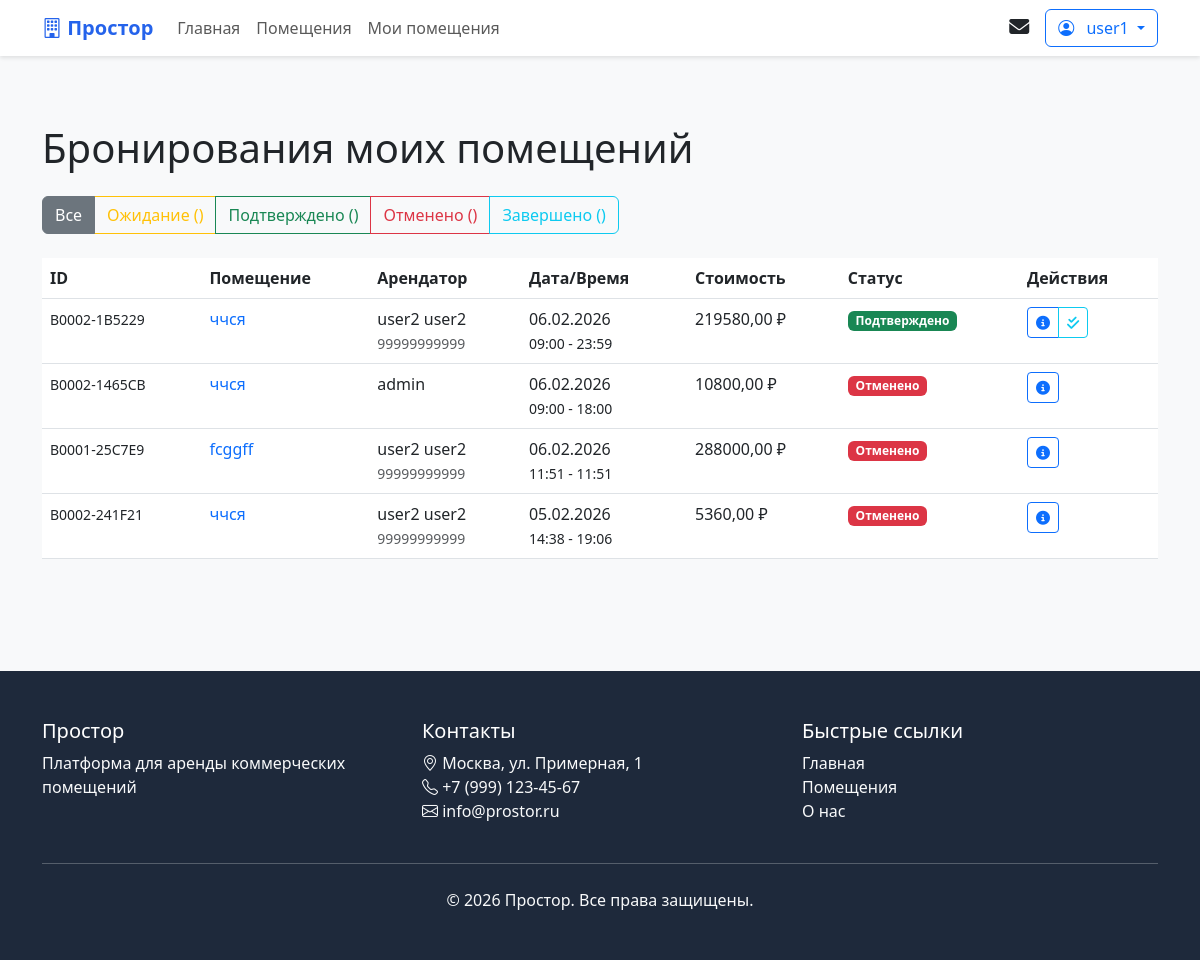
The page /landlord/bookings/ (signed in) on the database as committed earlier.
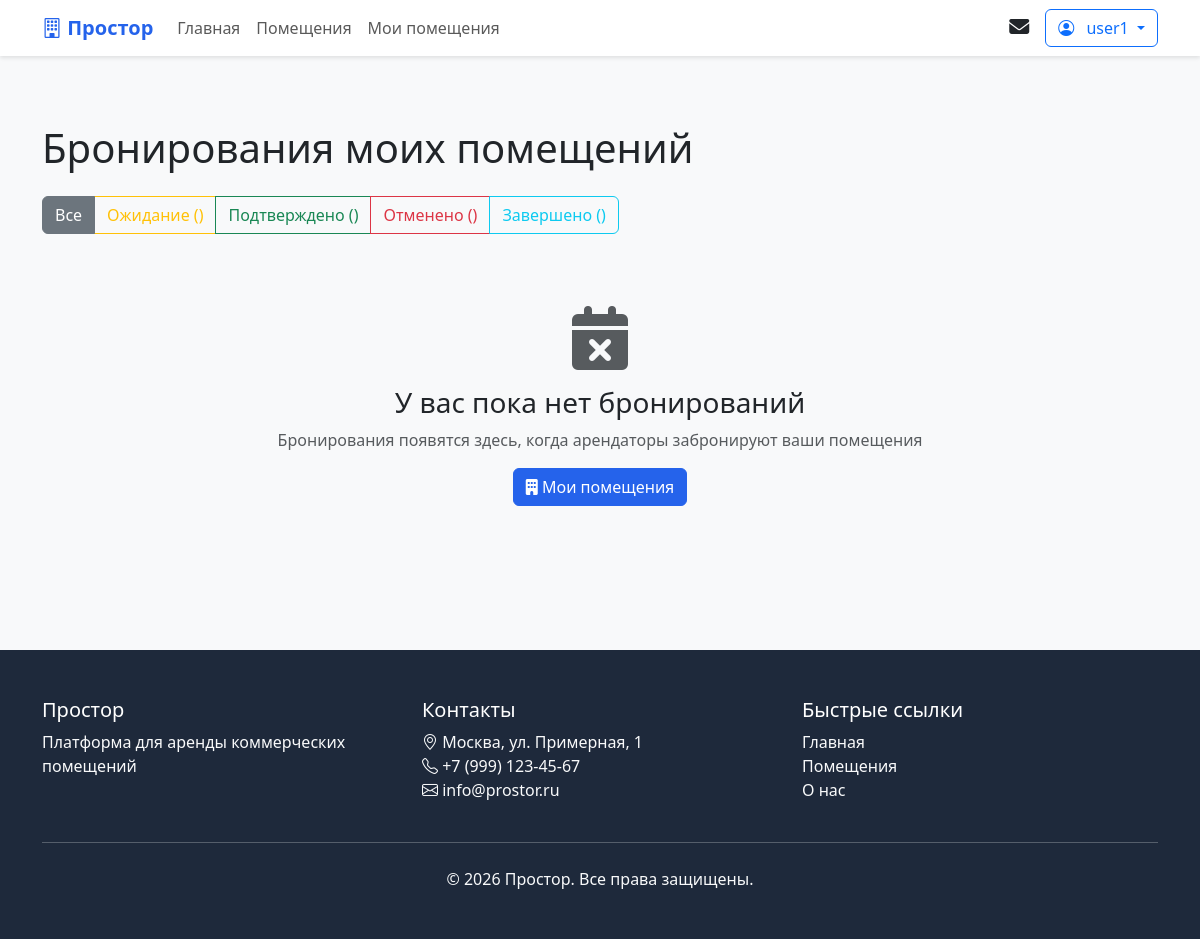
The same page on the database as committed later.
### core/models.py (models this page shows, shortened)
class Booking(models.Model):
    STATUS_CHOICES = [
        ('pending', 'Ожидание'),
        ('confirmed', 'Подтверждено'),
        ('cancelled', 'Отменено'),
        ('completed', 'Завершено'),
    ]
    booking_id = models.CharField(
        max_length=20,
        unique=True,
        verbose_name='ID бронирования'
    )
    property = models.ForeignKey(
        Property,
        on_delete=models.CASCADE,
        related_name='bookings',
        verbose_name='Помещение'
    )
    tenant = models.ForeignKey(
        User,
        on_delete=models.CASCADE,
        related_name='bookings_as_tenant',
        verbose_name='Арендатор'
    )
    start_datetime = models.DateTimeField(
        verbose_name='Начало бронирования'
    )
    end_datetime = models.DateTimeField(
        verbose_name='Окончание бронирования'
    )
    guests = models.PositiveIntegerField(
        default=1,
        verbose_name='Количество гостей'
    )
    special_requests = models.TextField(
        blank=True,
        null=True,
        verbose_name='Особые пожелания'
    )
    total_price = models.DecimalField(
        max_digits=10,
        decimal_places=2,
        default=0.00,
        verbose_name='Итоговая стоимость'
    )
    status = models.CharField(
        max_length=20,
        choices=STATUS_CHOICES,
        default='pending',
        verbose_name='Статус'
    )
    created_at = models.DateTimeField(
        auto_now_add=True,
        verbose_name='Дата создания'
    )
    updated_at = models.DateTimeField(
        auto_now=True,
        verbose_name='Дата обновления'
    )
    class Meta:
        verbose_name = 'Бронирование'
        verbose_name_plural = 'Бронирования'
        ordering = ['-created_at']

class Property(models.Model):
    PROPERTY_TYPE_CHOICES = [
        ('office', 'Офис'),
        ('conference', 'Конференц-зал'),
        ('coworking', 'Коворкинг'),
        ('shop', 'Торговая площадь'),
        ('warehouse', 'Склад'),
        ('studio', 'Студия'),
        ('other', 'Другое'),
    ]
    STATUS_CHOICES = [
        ('draft', 'Черновик'),
        ('pending', 'На модерации'),
        ('active', 'Активно'),
        ('inactive', 'Неактивно'),
    ]
    landlord = models.ForeignKey(
        User,
        on_delete=models.CASCADE,
        related_name='properties',
        verbose_name='Владелец'
    )
    title = models.CharField(
        max_length=200,
        verbose_name='Название'
    )
    slug = models.SlugField(
        unique=True,
        verbose_name='Slug'
    )
    description = models.TextField(
        verbose_name='Описание'
    )
    property_type = models.CharField(
        max_length=20,
        choices=PROPERTY_TYPE_CHOICES,
        default='office',
        verbose_name='Тип помещения'
    )
    category = models.ForeignKey(
        Category,
        on_delete=models.SET_NULL,
        null=True,
        blank=True,
        related_name='properties',
        verbose_name='Категория'
    )
    city = models.CharField(
        max_length=100,
        default='Москва',
        verbose_name='Город'
    )
    address = models.CharField(
        max_length=200,
        default='Не указан',
        verbose_name='Адрес'
    )
    latitude = models.FloatField(
        null=True,
        blank=True,
        verbose_name='Широта'
    )
    longitude = models.FloatField(
        null=True,
        blank=True,
        verbose_name='Долгота'
    )
    price_per_hour = models.DecimalField(
        max_digits=10,
        decimal_places=2,
        default=1000.00,
        verbose_name='Цена за час'
    )
    price_per_day = models.DecimalField(
        max_digits=10,
        decimal_places=2,
        null=True,
        blank=True,
        verbose_name='Цена за день'
    )
    price_per_week = models.DecimalField(
        max_digits=10,
        decimal_places=2,
        null=True,
        blank=True,
        verbose_name='Цена за неделю'
    )
    price_per_month = models.DecimalField(
        max_digits=10,
        decimal_places=2,
        null=True,
        blank=True,
        verbose_name='Цена за месяц'
    )
    capacity = models.PositiveIntegerField(
        default=1,
        verbose_name='Вместимость'
    )
    area = models.DecimalField(
        max_digits=8,
        decimal_places=2,
        default=10.00,
        verbose_name='Площадь (м²)'
    )
    floor = models.IntegerField(
        null=True,
        blank=True,
        verbose_name='Этаж'
    )
    amenities = models.ManyToManyField(
        Amenity,
        blank=True,
        related_name='properties',
        verbose_name='Удобства'
    )
    is_featured = models.BooleanField(
        default=False,
        verbose_name='Рекомендуемое'
    )
    status = models.CharField(
        max_length=20,
        choices=STATUS_CHOICES,
        default='draft',
        verbose_name='Статус'
    )
    views_count = models.PositiveIntegerField(
        default=0,
        verbose_name='Количество просмотров'
    )
    created_at = models.DateTimeField(
        auto_now_add=True,
        verbose_name='Дата создания'
    )
    updated_at = models.DateTimeField(
        auto_now=True,
        verbose_name='Дата обновления'
    )
    class Meta:
        verbose_name = 'Помещение'
        verbose_name_plural = 'Помещения'
        ordering = ['-created_at']

class User(AbstractUser):
    USER_TYPE_CHOICES = [
        ('tenant', 'Арендатор'),
        ('landlord', 'Арендодатель'),
        ('admin', 'Администратор'),
    ]
    user_type = models.CharField(
        max_length=20,
        choices=USER_TYPE_CHOICES,
        default='tenant',
        verbose_name='Тип пользователя'
    )
    avatar = models.ImageField(
        upload_to='avatars/',
        null=True,
        blank=True,
        verbose_name='Аватар'
    )
    phone = models.CharField(
        max_length=20,
        blank=True,
        null=True,
        verbose_name='Телефон'
    )
    company_name = models.CharField(
        max_length=100,
        blank=True,
        null=True,
        verbose_name='Название компании'
    )
    email_verified = models.BooleanField(
        default=False,
        verbose_name='Email подтвержден'
    )
    phone_verified = models.BooleanField(
        default=False,
        verbose_name='Телефон подтвержден'
    )
    class Meta:
        verbose_name = 'Пользователь'
        verbose_name_plural = 'Пользователи'
    def get_full_name_or_username(self):
        if self.first_name and self.last_name:
            return f"{self.first_name} {self.last_name}"
        return self.username

### core/views.py (the view)
# urls.py: path('landlord/bookings/', views.landlord_bookings, name='landlord_bookings'),
@login_required
def landlord_bookings(request):
    if request.user.user_type != 'landlord':
        messages.error(request, 'Эта страница доступна только арендодателям.')
        return redirect('dashboard')
    bookings = Booking.objects.filter(
        property__landlord=request.user
    ).select_related('property', 'tenant').order_by('-created_at')
    status_filter = request.GET.get('status')
    if status_filter:
        bookings = bookings.filter(status=status_filter)
    paginator = Paginator(bookings, 10)
    page = request.GET.get('page')
    bookings_page = paginator.get_page(page)
    context = {
        'bookings': bookings_page,
        'title': 'Бронирования моих помещений'
    }
    return render(request, 'core/landlord_bookings.html', context)

### templates/core/landlord_bookings.html (shortened to what the changed rows need)
{% extends 'base.html' %}
{% block content %}
<div class="container py-5">
    <h1 class="mb-4">Бронирования моих помещений</h1>
    {% if bookings %}
    <div class="table-responsive">
        <table class="table table-hover">
            <thead>
                <tr>
                    <th>ID</th>
                    <th>Помещение</th>
                    <th>Арендатор</th>
                    <th>Дата/Время</th>
                    <th>Стоимость</th>
                    <th>Статус</th>
                    <th>Действия</th>
                </tr>
            </thead>
            <tbody>
                {% for booking in bookings %}
                <tr>
                    <td><small>{{ booking.booking_id }}</small></td>
                    <td>
                        <a href="{% url 'property_detail' booking.property.slug %}" class="text-decoration-none">
                            {{ booking.property.title }}
                        </a>
                    </td>
                    <td>
                        {{ booking.tenant.get_full_name_or_username }}
                        {% if booking.tenant.phone %}
                        <br><small class="text-muted">{{ booking.tenant.phone }}</small>
                        {% endif %}
                    </td>
                    <td>
                        {{ booking.start_datetime|date:"d.m.Y" }}<br>
                        <small>{{ booking.start_datetime|time:"H:i" }} - {{ booking.end_datetime|time:"H:i" }}</small>
                    </td>
                    <td>{{ booking.total_price }} ₽</td>
                    <td>
                        <span class="badge bg-{% if booking.status == 'confirmed' %}success{% elif booking.status == 'pending' %}warning{% elif booking.status == 'completed' %}info{% else %}danger{% endif %}">
                            {{ booking.get_status_display }}
                        </span>
                    </td>
                    <td>
                        <div class="btn-group btn-group-sm" role="group">
                            <a href="{% url 'booking_detail' booking.id %}" class="btn btn-outline-primary" title="Детали бронирования">
                                <i class="fas fa-info-circle"></i>
                            </a>
                            {% if booking.status == 'pending' %}
                            <a href="{% url 'update_booking_status' booking.id 'confirmed' %}"
                               class="btn btn-outline-success"
                               title="Подтвердить бронирование"
                               onclick="return confirm('Подтвердить бронирование #{{ booking.booking_id }}?')">
                                <i class="fas fa-check"></i>
                            </a>
                            <a href="{% url 'update_booking_status' booking.id 'cancelled' %}"
                               class="btn btn-outline-danger"
                               title="Отклонить бронирование"
                               onclick="return confirm('Отклонить бронирование #{{ booking.booking_id }}?')">
                                <i class="fas fa-times"></i>
                            </a>
                            {% elif booking.status == 'confirmed' %}
                            <a href="{% url 'update_booking_status' booking.id 'completed' %}"
                               class="btn btn-outline-info"
                               title="Завершить бронирование"
                               onclick="return confirm('Завершить бронирование #{{ booking.booking_id }}?')">
                                <i class="fas fa-check-double"></i>
                            </a>
                            {% endif %}
                        </div>
                    </td>
                </tr>
                {% endfor %}
            </tbody>
        </table>
    </div>
    {% else %}
    <div class="text-center py-5">
        <i class="fas fa-calendar-times fa-4x text-muted"></i>
        <h3 class="mt-3">У вас пока нет бронирований</h3>
        <p class="text-muted">Бронирования появятся здесь, когда арендаторы забронируют ваши помещения</p>
        <a href="{% url 'my_properties' %}" class="btn btn-primary">
            <i class="fas fa-building"></i> Мои помещения
        </a>
    </div>
    {% endif %}
</div>
{% endblock %}

Rows that differ between the two databases and show on the page:
removed Booking: booking_id "B0002-1B5229", property "ччся", tenant.get_full_name_or_username "user2 user2", tenant.phone "99999999999", start_datetime "06.02.2026", start_datetime "09:00", end_datetime "23:59", total_price "219580,00", status "Подтверждено"
removed Booking: booking_id "B0002-1465CB", property "ччся", tenant.get_full_name_or_username "admin", start_datetime "06.02.2026", start_datetime "09:00", end_datetime "18:00", total_price "10800,00", status "Отменено"
removed Booking: booking_id "B0001-25C7E9", property "fcggff", tenant.get_full_name_or_username "user2 user2", tenant.phone "99999999999", start_datetime "06.02.2026", start_datetime "11:51", end_datetime "11:51", total_price "288000,00", status "Отменено"
removed Booking: booking_id "B0002-241F21", property "ччся", tenant.get_full_name_or_username "user2 user2", tenant.phone "99999999999", start_datetime "05.02.2026", start_datetime "14:38", end_datetime "19:06", total_price "5360,00", status "Отменено"
Other text that changed with them:
text no longer shown: "ID Помещение Арендатор Дата/Время Стоимость Статус Действия"
text now shown: "У вас пока нет бронирований Бронирования появятся здесь, когда арендаторы забронируют ваши помещения Мои помещения"
